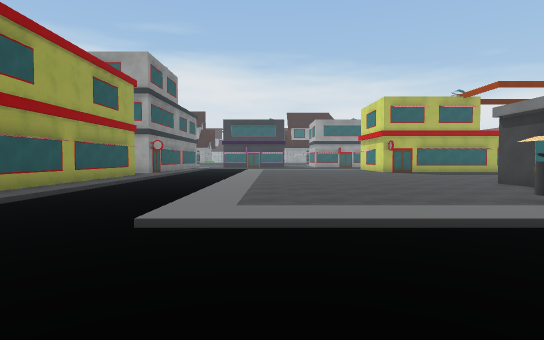
view 1 (above)

24 first-person views from a walk through a scene from a Unity 3-D project. The camera is 1.3 m above the floor, tilts 2° down and sees 80° across. The floor is counted in squares, 2 m on a side. Each view is taken from the middle of a square. On the plan, view 1 faces up. The plan holds only what a view shows up to about 10 squares ahead; the rest is blank. The place goes on beyond the plan. Some animated figures are not drawn. Some surface patterns are stand-ins.

view 2
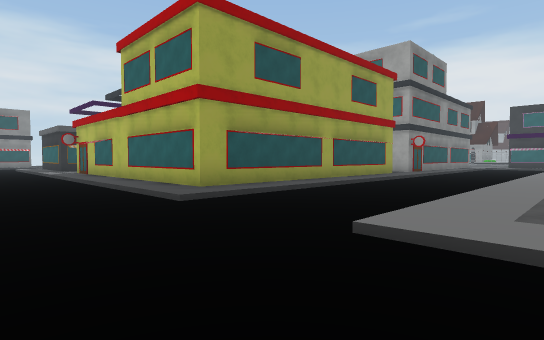

view 3
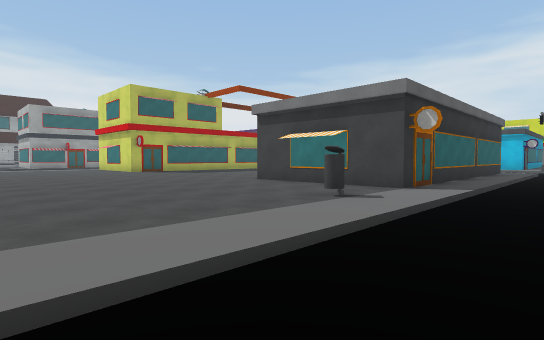

view 4
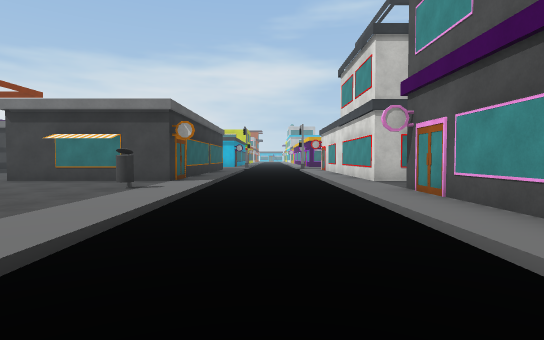

view 5
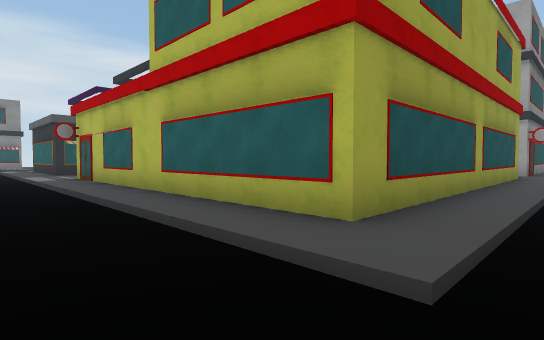

view 6
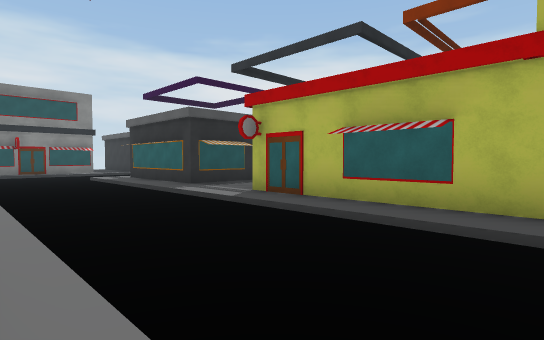

view 7
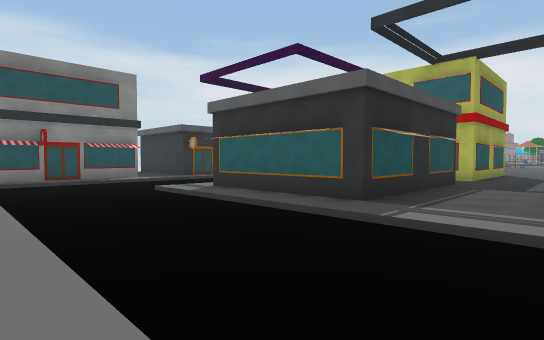

view 8
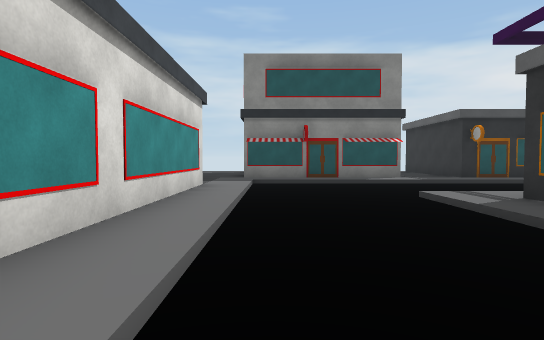

view 9
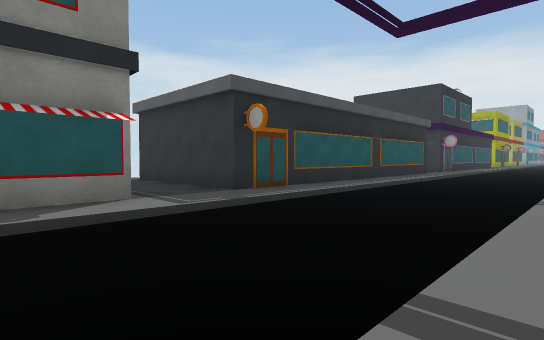

view 10
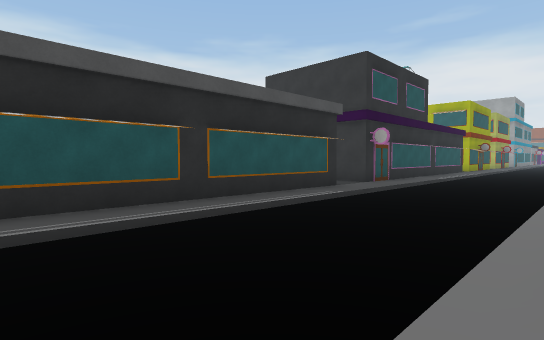

view 11
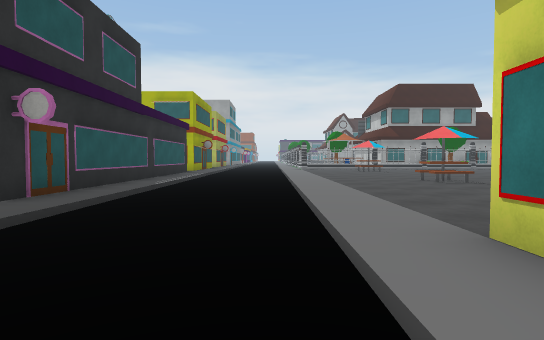

view 12
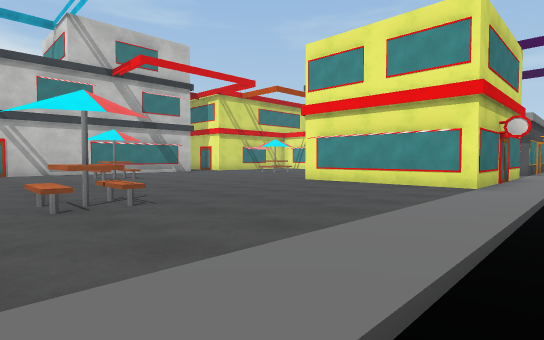

view 13
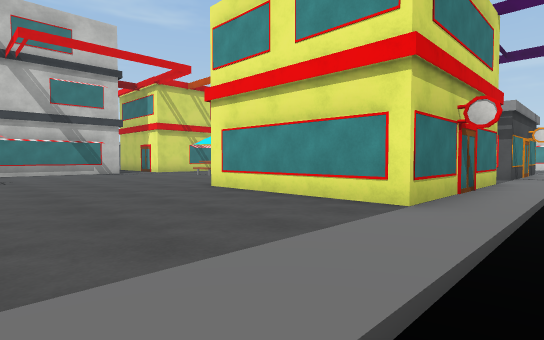

view 14
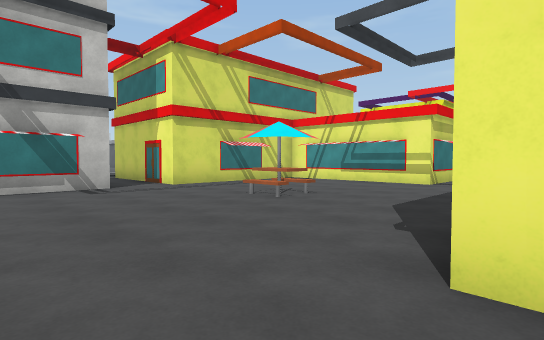

view 15
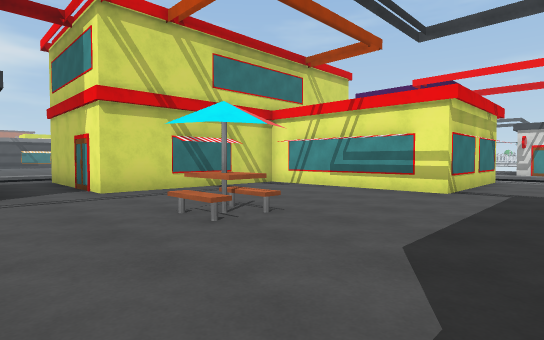

view 16
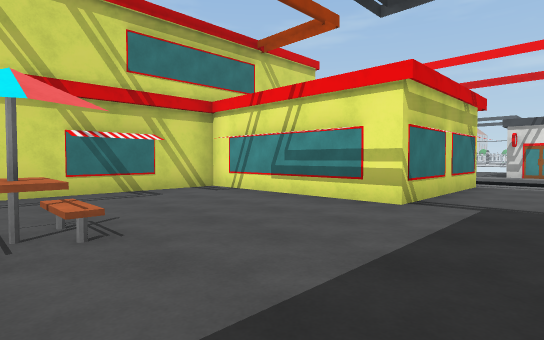

view 17
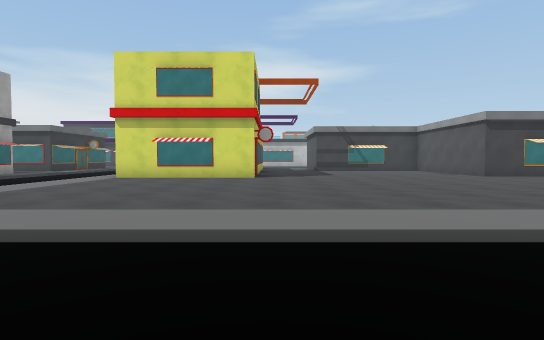

view 18
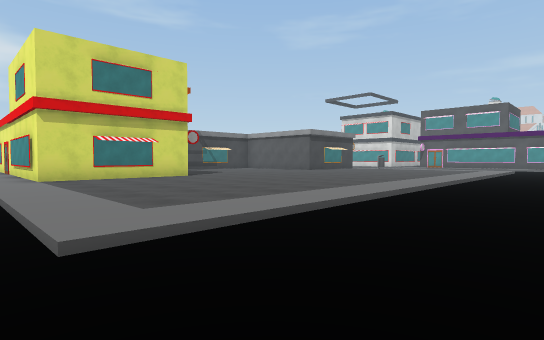

view 19
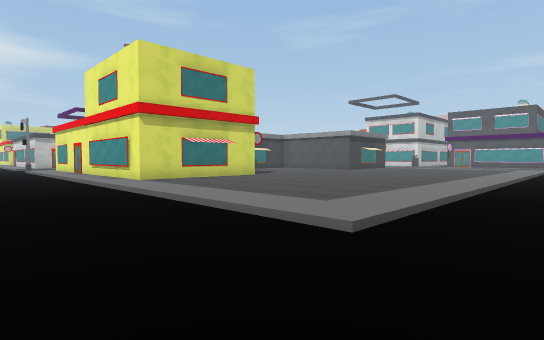

view 20
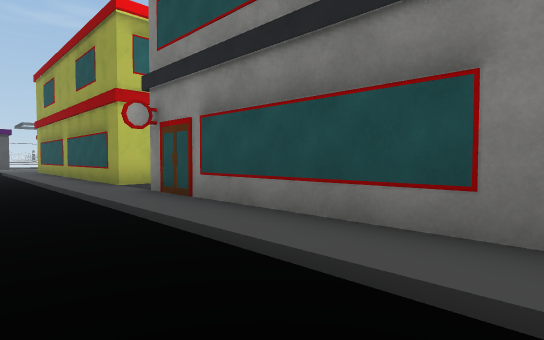

view 21
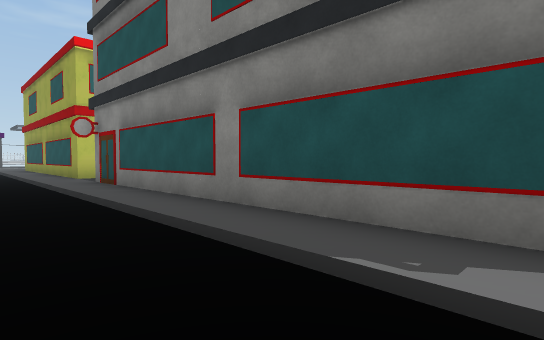

view 22
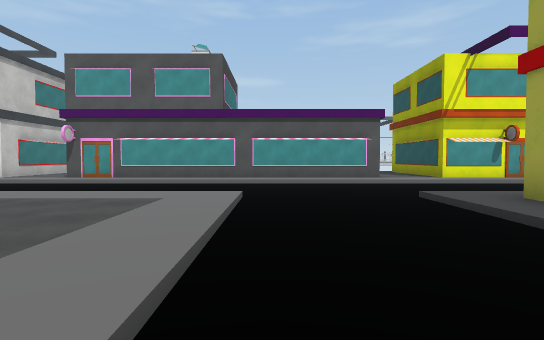

view 23
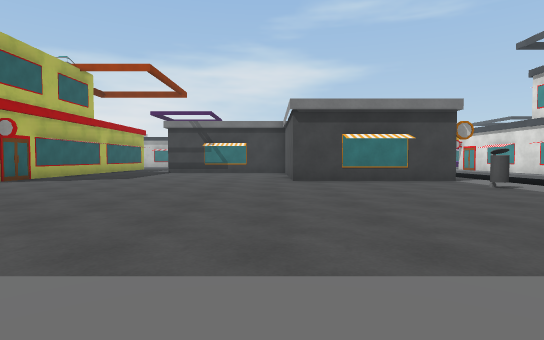

view 24
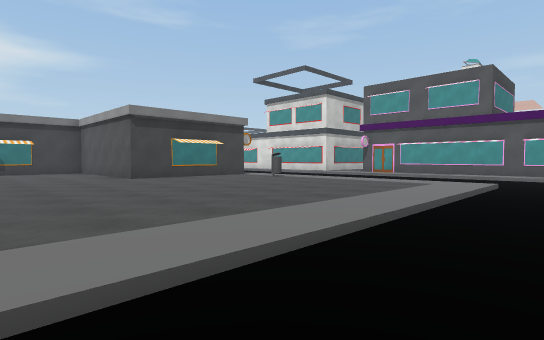

### Floor plan
Key: @ floor where view 1 was taken; # wall or solid block; . main floor; - floor 0.25 m lower than the main floor; B building; O other object.
Columns run from 29 left of view 1 to 8 right of it. Each row starts with its distance up from view 1.
 23    #.---......         #. -
 22    B.---......         #.       ------
 21    B.---...O........#  #.-     -------
 20    B.---............#  #. - ..........
 19    B.---........O...B  B.   .......BBB
 18    B.---............#  #.-  .......#
 17   BB.---............#  #.- -.......#
 16    B.---............#  #.- -.......BBB
 15     B---.####.......B  B.---..........
 14     B---B#   B...........---..........
 13    #B---.#   ...O...BBBB.---..........
 12    #.---B#  #B......B  B.---..........
 11     B---B#  #.......B  B.---..........
 10     B---..  ........B  B.---..........
  9    #B---.#BB#.......B  B.---..........
  8    #.---.#  #..#####B  B.---.......###
  7 ####.---.#  #..#    B  B.---.......#
  6 .....---.#  #..#    B  B.---.......#
  5   ...---.####..#####BBBB.---.....O.###
  4    #.---.................---.........B
  3    #.--------------------------  -----
  2    #.----------- ---------------------
  1    #.----------- ---------------------
  0    #...BBB.BBB...............@........
 -1    ...#  ##         ###.####BBBBBB.BBB

Where each view was taken, in squares from view 1:
view 1: 0 up, 0 right, facing up
view 2: 1 up, 0 right, facing up-left
view 3: 2 up, 0 right, facing up-right
view 4: 2 up, 2 left, facing right
view 5: 2 up, 4 left, facing up-left
view 6: 0 up, 9 left, facing up-left
view 7: 0 up, 14 left, facing up-left
view 8: 1 up, 16 left, facing left
view 9: 3 up, 21 left, facing up-left
view 10: 9 up, 21 left, facing up-left
view 11: 13 up, 22 left, facing up
view 12: 22 up, 22 left, facing down-right
view 13: 19 up, 22 left, facing down-right
view 14: 17 up, 17 left, facing down-right
view 15: 15 up, 16 left, facing down-right
view 16: 13 up, 16 left, facing down-right
view 17: 15 up, 4 left, facing right
view 18: 21 up, 4 left, facing down-right
view 19: 23 up, 3 left, facing down-right
view 20: 20 up, 3 left, facing down-left
view 21: 23 up, 3 left, facing down-left
view 22: 9 up, 2 left, facing down
view 23: 9 up, 2 left, facing right
view 24: 12 up, 3 left, facing down-right
